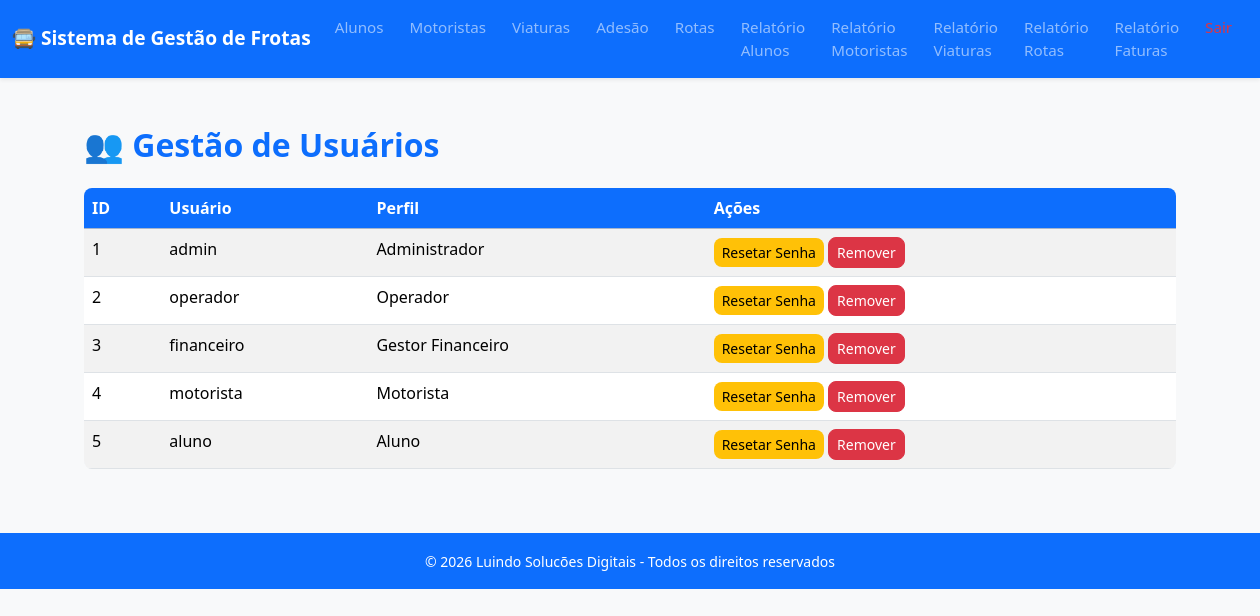
/usuarios (signed in), run on the app's committed database.
### tables this page shows
CREATE TABLE usuarios (
        id INTEGER PRIMARY KEY AUTOINCREMENT,
        usuario TEXT UNIQUE NOT NULL,
        senha TEXT NOT NULL,
        perfil TEXT NOT NULL
    );

### app.py (the view)
@app.route("/usuarios")
def listar_usuarios():
    if not verificar_permissao(["Administrador"]):
        return redirect(url_for("dashboard"))
    usuarios = auth.listar_usuarios()
    return render_template("listar_usuarios.html", usuarios=usuarios)

### app.py (called while the page is built)
def verificar_permissao(perfis_permitidos):
    if "usuario" not in session or session.get("perfil") not in perfis_permitidos:
        return False
    return True

### utils/auth.py (called while the page is built)
def get_connection():
    conn = sqlite3.connect("frota.db")
    conn.row_factory = sqlite3.Row
    return conn

def listar_usuarios():
    conn = get_connection()
    cursor = conn.cursor()
    cursor.execute("SELECT id, usuario, perfil FROM usuarios ORDER BY id ASC")
    usuarios = cursor.fetchall()
    conn.close()
    lista = []
    for u in usuarios:
        lista.append({
            "id": u["id"],
            "usuario": u["usuario"],
            "perfil": u["perfil"]
        })
    return lista

### templates/listar_usuarios.html (shortened to what this page needs)
{% extends "base.html" %}
{% block content %}
<div class="container mt-4">
  <h2 class="fw-bold text-primary mb-4">👥 Gestão de Usuários</h2>
  <table class="table table-striped table-hover">
    <thead class="table-primary">
      <tr>
        <th>ID</th>
        <th>Usuário</th>
        <th>Perfil</th>
        <th>Ações</th>
      </tr>
    </thead>
    <tbody>
      {% for u in usuarios %}
      <tr>
        <td>{{ u.id }}</td>
        <td>{{ u.usuario }}</td>
        <td>{{ u.perfil }}</td>
        <td>
          <a href="{{ url_for('resetar_senha', usuario=u.usuario) }}" class="btn btn-sm btn-warning">Resetar Senha</a>
          <a href="{{ url_for('remover_usuario', usuario=u.usuario) }}" class="btn btn-sm btn-danger">Remover</a>
        </td>
      </tr>
      {% endfor %}
    </tbody>
  </table>
</div>
{% endblock %}

### static/css/style.css (style rules this page uses)
body { font-family: 'Segoe UI', Roboto, Helvetica, Arial, sans-serif; background-color: #f8f9fa; color: #333; margin: 0; padding: 0; }
a { text-decoration: none; color: #0d6efd; }
.btn { border-radius: 8px; font-weight: 500; transition: all 0.3s ease; }
.btn-warning { background-color: #ffc107; border: none; }
.table { border-radius: 8px; overflow: hidden; }
.table th { background-color: #0d6efd; color: #fff; font-weight: 600; }
.table-striped tbody tr:nth-child(odd) { background-color: #f2f6fc; }

### data on the page
usuarios: id "1", usuario "admin", perfil "Administrador"
usuarios: id "2", usuario "operador", perfil "Operador"
usuarios: id "3", usuario "financeiro", perfil "Gestor Financeiro"
usuarios: id "4", usuario "motorista", perfil "Motorista"
usuarios: id "5", usuario "aluno", perfil "Aluno"
